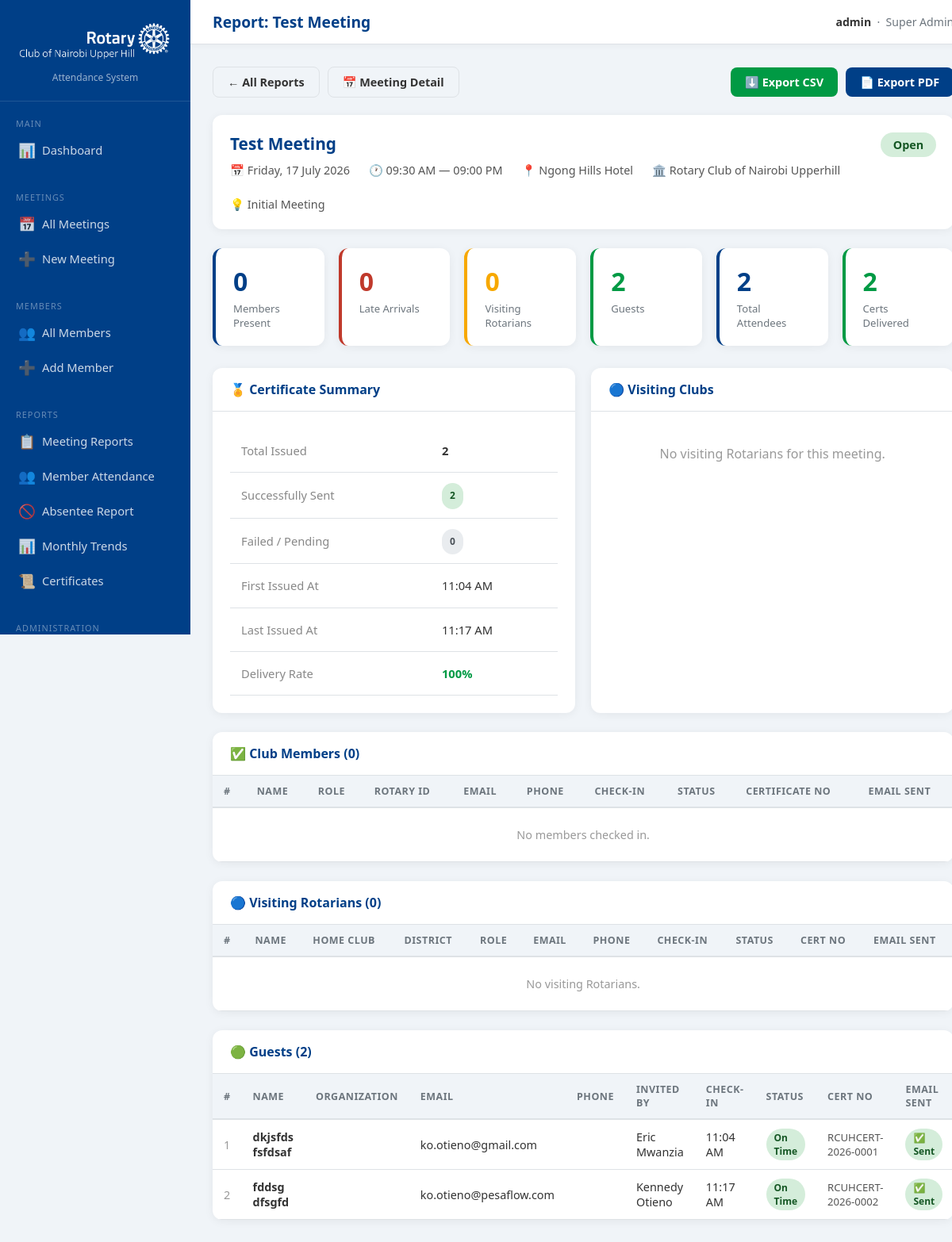
/admin/reports/meeting.php?id=3 (signed in), run on the app's committed database.
### tables this page shows
CREATE TABLE `meetings` (
  `id` int UNSIGNED NOT NULL,
  `club_id` int UNSIGNED NOT NULL,
  `title` varchar(200) NOT NULL,
  `meeting_date` date NOT NULL,
  `start_time` time NOT NULL,
  `end_time` time DEFAULT NULL,
  `venue` varchar(255) DEFAULT NULL,
  `theme` varchar(255) DEFAULT NULL,
  `qr_token` varchar(100) NOT NULL,
  `qr_expires_at` datetime DEFAULT NULL,
  `status` enum('Scheduled','Open','Closed','Cancelled') NOT NULL DEFAULT 'Scheduled',
  `created_by` int UNSIGNED DEFAULT NULL,
  `created_at` timestamp NOT NULL DEFAULT CURRENT_TIMESTAMP,
  `updated_at` timestamp NOT NULL DEFAULT CURRENT_TIMESTAMP ON UPDATE CURRENT_TIMESTAMP
);

CREATE TABLE `clubs` (
  `id` int UNSIGNED NOT NULL,
  `club_name` varchar(150) NOT NULL,
  `district` varchar(50) DEFAULT NULL,
  `city` varchar(100) DEFAULT NULL,
  `country` varchar(100) DEFAULT 'Nigeria',
  `is_host_club` tinyint(1) NOT NULL DEFAULT '0',
  `created_at` timestamp NOT NULL DEFAULT CURRENT_TIMESTAMP,
  `updated_at` timestamp NOT NULL DEFAULT CURRENT_TIMESTAMP ON UPDATE CURRENT_TIMESTAMP
);

CREATE TABLE `meeting_summary` (
  `id` int UNSIGNED NOT NULL,
  `meeting_id` int UNSIGNED NOT NULL,
  `total_members_present` int UNSIGNED NOT NULL DEFAULT '0',
  `total_late_members` int UNSIGNED NOT NULL DEFAULT '0',
  `total_visiting_rotarians` int UNSIGNED NOT NULL DEFAULT '0',
  `total_guests` int UNSIGNED NOT NULL DEFAULT '0',
  `total_attendees` int UNSIGNED NOT NULL DEFAULT '0',
  `total_certificates_sent` int UNSIGNED NOT NULL DEFAULT '0',
  `report_generated_at` datetime DEFAULT NULL,
  `generated_by` int UNSIGNED DEFAULT NULL
);

CREATE TABLE `guests` (
  `id` int UNSIGNED NOT NULL,
  `meeting_id` int UNSIGNED NOT NULL,
  `first_name` varchar(100) NOT NULL,
  `last_name` varchar(100) NOT NULL,
  `email` varchar(150) NOT NULL,
  `phone` varchar(30) DEFAULT NULL,
  `organization` varchar(150) DEFAULT NULL,
  `host_member_id` int UNSIGNED DEFAULT NULL,
  `check_in_time` datetime NOT NULL DEFAULT CURRENT_TIMESTAMP,
  `is_late` tinyint(1) NOT NULL DEFAULT '0',
  `certificate_id` int UNSIGNED DEFAULT NULL
);

CREATE TABLE `members` (
  `id` int UNSIGNED NOT NULL,
  `club_id` int UNSIGNED NOT NULL,
  `first_name` varchar(100) NOT NULL,
  `last_name` varchar(100) NOT NULL,
  `email` varchar(150) NOT NULL,
  `phone` varchar(30) DEFAULT NULL,
  `rotary_id` varchar(50) DEFAULT NULL,
  `role` enum('Member','President','Secretary','Treasurer','Sergeant-at-Arms','SpeakerSecretary','Past President','Other') NOT NULL DEFAULT 'Member',
  `photo_url` varchar(255) DEFAULT NULL,
  `is_active` tinyint(1) NOT NULL DEFAULT '1',
  `created_at` timestamp NOT NULL DEFAULT CURRENT_TIMESTAMP,
  `updated_at` timestamp NOT NULL DEFAULT CURRENT_TIMESTAMP ON UPDATE CURRENT_TIMESTAMP
);

CREATE TABLE `certificates` (
  `id` int UNSIGNED NOT NULL,
  `certificate_no` varchar(80) NOT NULL,
  `meeting_id` int UNSIGNED NOT NULL,
  `attendee_type` enum('Member','Visiting Rotarian','Guest') NOT NULL,
  `attendee_ref_id` int UNSIGNED NOT NULL,
  `recipient_name` varchar(200) NOT NULL,
  `recipient_email` varchar(150) NOT NULL,
  `issued_at` datetime NOT NULL DEFAULT CURRENT_TIMESTAMP,
  `file_path` varchar(255) DEFAULT NULL,
  `email_sent` tinyint(1) NOT NULL DEFAULT '0',
  `email_sent_at` datetime DEFAULT NULL,
  `email_error` text
);

### admin/reports/meeting.php (the view, shortened to what the rows shown need)
<?php
require_once '../../config/db.php';
require_once '../../includes/ReportGenerator.php';
$id = (int)($_GET['id'] ?? 0);
$pdo      = getPDO();
$reporter = new ReportGenerator($pdo);
$data     =  $reporter->getMeetingReport($id);
extract($data);
$pageTitle = 'Report: ' .  $meeting['title'];
require_once '../includes/layout_top.php';
?>
<div class="card mb-4">
    <div class="card-body"
         style="display:grid; grid-template-columns:1fr auto; gap:20px; align-items:start;">
        <div>
            <h2 style="color:#003f87; font-size:1.3rem; margin-bottom:10px;">
                <?= htmlspecialchars($meeting['title']) ?>
            </h2>
            <div style="display:flex; gap:24px; flex-wrap:wrap; font-size:0.9rem; color:#555;">
                <span>📅 <?= date('l, d F Y', strtotime($meeting['meeting_date'])) ?></span>
                <span>🕐 <?= date('h:i A', strtotime($meeting['start_time'])) ?>
                    <?=  $meeting['end_time']
                        ? '— ' . date('h:i A', strtotime($meeting['end_time']))
                        : '' ?>
                </span>
                <span>📍 <?= htmlspecialchars($meeting['venue'] ?? 'N/A') ?></span>
                <span>🏛️ <?= htmlspecialchars($meeting['club_name']) ?></span>
                <?php if ($meeting['theme']): ?>
                    <span>💡 <?= htmlspecialchars($meeting['theme']) ?></span>
                <?php endif; ?>
            </div>
        </div>
        <?php
         $badgeMap = [
            'Scheduled' => 'badge-gold',
            'Open'      => 'badge-green',
            'Closed'    => 'badge-gray',
            'Cancelled' => 'badge-red',
        ];
        ?>
        <span class="badge <?=  $badgeMap[$meeting['status']] ?? 'badge-gray' ?>"
              style="font-size:0.9rem; padding:6px 16px;">
            <?=  $meeting['status'] ?>
        </span>
    </div>
</div>
<div class="stats-grid"
     style="grid-template-columns:repeat(6,1fr); margin-bottom:28px;">
    <div class="stat-card">
        <div class="val"><?=  $summary['total_members_present'] ?? 0 ?></div>
        <div class="lbl">Members Present</div>
    </div>
    <div class="stat-card red">
        <div class="val"><?=  $summary['total_late_members'] ?? 0 ?></div>
        <div class="lbl">Late Arrivals</div>
    </div>
    <div class="stat-card gold">
        <div class="val"><?=  $summary['total_visiting_rotarians'] ?? 0 ?></div>
        <div class="lbl">Visiting Rotarians</div>
    </div>
    <div class="stat-card green">
        <div class="val"><?=  $summary['total_guests'] ?? 0 ?></div>
        <div class="lbl">Guests</div>
    </div>
    <div class="stat-card">
        <div class="val"><?=  $summary['total_attendees'] ?? 0 ?></div>
        <div class="lbl">Total Attendees</div>
    </div>
</div>
<div style="display:grid; grid-template-columns:1fr 1fr; gap:20px; margin-bottom:24px;">
    <div class="card">
        <div class="card-header"><h2>🏅 Certificate Summary</h2></div>
    </div>
    <div class="card">
        <div class="card-header"><h2>🔵 Visiting Clubs</h2></div>
    </div>
</div>
<div class="card mb-4">
    <div class="card-header">
        <h2>✅ Club Members (<?= count($members) ?>)</h2>
    </div>
    <div class="table-wrap">
        <table>
            <thead>
                <tr>
                    <th>#</th>
                    <th>Name</th>
                    <th>Role</th>
                    <th>Rotary ID</th>
                    <th>Email</th>
                    <th>Phone</th>
                    <th>Check-In</th>
                    <th>Status</th>
                    <th>Certificate No</th>
                    <th>Email Sent</th>
                </tr>
            </thead>
        </table>
    </div>
</div>
<div class="card mb-4">
    <div class="card-header">
        <h2>🔵 Visiting Rotarians (<?= count($visitors) ?>)</h2>
    </div>
    <div class="table-wrap">
        <table>
            <thead>
                <tr>
                    <th>#</th>
                    <th>Name</th>
                    <th>Home Club</th>
                    <th>District</th>
                    <th>Role</th>
                    <th>Email</th>
                    <th>Phone</th>
                    <th>Check-In</th>
                    <th>Status</th>
                    <th>Cert No</th>
                    <th>Email Sent</th>
                </tr>
            </thead>
        </table>
    </div>
</div>
<div class="card">
    <div class="card-header">
        <h2>🟢 Guests (<?= count($guests) ?>)</h2>
    </div>
    <div class="table-wrap">
        <table>
            <thead>
                <tr>
                    <th>#</th>
                    <th>Name</th>
                    <th>Organization</th>
                    <th>Email</th>
                    <th>Phone</th>
                    <th>Invited By</th>
                    <th>Check-In</th>
                    <th>Status</th>
                    <th>Cert No</th>
                    <th>Email Sent</th>
                </tr>
            </thead>
            <tbody>
            <?php if (empty($guests)): ?>
                <tr>
                    <td colspan="10"
                        style="text-align:center; color:#999; padding:24px;">
                        No guests.
                    </td>
                </tr>
            <?php else: ?>
                <?php foreach ($guests as  $i =>  $row): ?>
                <tr>
                    <td style="color:#999"><?=  $i + 1 ?></td>
                    <td>
                        <strong>
                            <?= htmlspecialchars($row['first_name'].' '.$row['last_name']) ?>
                        </strong>
                    </td>
                    <td><?= htmlspecialchars($row['organization'] ?? '—') ?></td>
                    <td><?= htmlspecialchars($row['email']) ?></td>
                    <td><?= htmlspecialchars($row['phone'] ?? '—') ?></td>
                    <td>
                        <?= ($row['host_first'] ?? false)
                            ? htmlspecialchars($row['host_first'].' '.$row['host_last'])
                            : '—' ?>
                    </td>
                    <td><?= date('h:i A', strtotime($row['check_in_time'])) ?></td>
                    <td>
                        <?=  $row['is_late']
                            ? '<span class="badge badge-red">Late</span>'
                            : '<span class="badge badge-green">On Time</span>' ?>
                    </td>
                    <td style="font-size:0.82rem; color:#555;">
                        <?= htmlspecialchars($row['certificate_no'] ?? '—') ?>
                    </td>
                    <td>
                        <?=  $row['email_sent']
                            ? '<span class="badge badge-green">✅ Sent</span>'
                            : '<span class="badge badge-red">⏳ Pending</span>' ?>
                    </td>
                </tr>
                <?php endforeach; ?>
            <?php endif; ?>
            </tbody>
        </table>
    </div>
</div>
<?php require_once '../includes/layout_bottom.php'; ?>

### admin/includes/layout_top.php (shortened to what the rows shown need)
<!DOCTYPE html>
<html lang="en">
<head>
</head>
<body>
<div class="main">
    <div class="topbar">
        <h1><?=  $pageTitle ?? 'Dashboard' ?></h1>
        <div class="admin-info">
            <strong><?= htmlspecialchars($_SESSION['admin_username'] ?? '') ?></strong>
            &nbsp;·&nbsp;
            <?= htmlspecialchars($_SESSION['admin_role'] ?? '') ?>
        </div>
    </div>
    <div class="content">

### data on the page
meetings: title "Report: Test Meeting", title "Test Meeting", meeting_date "Friday, 17 July 2026", start_time "09:30 AM", end_time "09:00 PM", venue "Ngong Hills Hotel", club.club_name "Rotary Club of Nairobi Upperhill", theme "Initial Meeting", status "Open"
meeting_summary: total_members_present "0", total_late_members "0", total_visiting_rotarians "0", total_guests "2", total_attendees "2"
guests: first_name+last_name "dkjsfds fsfdsaf", email "ko.otieno@gmail.com", host_member.last_name "Eric Mwanzia", check_in_time "11:04 AM", is_late "On Time", certificate.certificate_no "RCUHCERT-2026-0001"
guests: first_name+last_name "fddsg dfsgfd", email "ko.otieno@pesaflow.com", host_member.last_name "Kennedy Otieno", check_in_time "11:17 AM", is_late "On Time", certificate.certificate_no "RCUHCERT-2026-0002"

### other printed values
$_SESSION['admin_username'] "admin"
$_SESSION['admin_role'] "Super…"
$certStats['total_sent'] "2"
$certStats['total_issued'] "2"
$failed "0"
date('h:i A', strtotime($certStats['first_issued'])) "11:04 AM"
date('h:i A', strtotime($certStats['last_issued'])) "11:17 AM"
$rate "100"
count($members) "0"
count($visitors) "0"
count($guests) "2"
